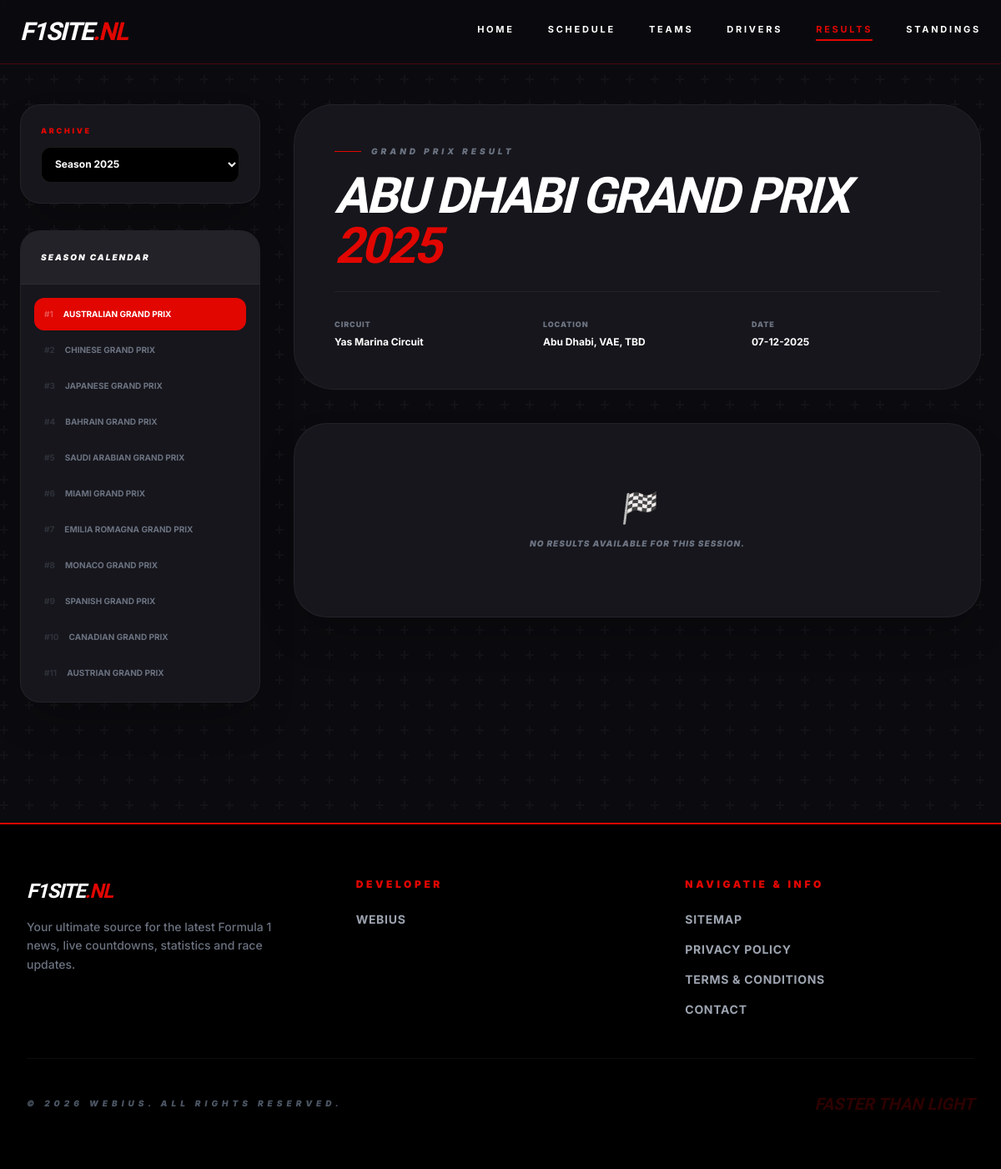
The app's page /results.php with its own data.
### tables this page shows
CREATE TABLE circuits (
    circuit_key VARCHAR(50) PRIMARY KEY,       
    title VARCHAR(100) NOT NULL,               
    grandprix VARCHAR(100) NOT NULL,           
    location VARCHAR(100) NOT NULL,            
    map_url VARCHAR(255),                      
    first_gp_year INT,                         
    lap_count INT,                             
    circuit_length_km DECIMAL(10, 3),          
    race_distance_km DECIMAL(10, 3),           
    lap_record VARCHAR(100),                   
    description TEXT,                          
    highlights TEXT                            
);

### achterkant/aanpassing/api-koppelingen/result_api.php (called while the page is built, shortened)
<?php
require_once 'db_config.php';
$selected_year = isset($_GET['year']) ? (int)$_GET['year'] : null;
$selected_round = isset($_GET['round']) ? (int)$_GET['round'] : null;
$races_in_season = [];
$race_results = [];
$available_years = [];
try {
    $stmt = $pdo->query("SELECT DISTINCT YEAR(race_datetime) AS race_year FROM circuits WHERE race_datetime IS NOT NULL ORDER BY race_year DESC");
    $available_years = $stmt->fetchAll(PDO::FETCH_COLUMN);
} catch (\PDOException $e) {
    error_log("Fout bij het ophalen van beschikbare jaren: " . $e->getMessage());
    $error_message = "Er is een probleem opgetreden bij het laden van de beschikbare jaren.";
}
if ($selected_year === null) {
    $selected_year = $available_years[0];
}
try {
    $stmt = $pdo->prepare("
        SELECT circuit_key, title, grandprix, location, race_datetime, calendar_order
        FROM circuits
        WHERE race_datetime IS NOT NULL AND YEAR(race_datetime) = :selected_year
        ORDER BY calendar_order ASC
    ");
    $stmt->bindParam(':selected_year', $selected_year, PDO::PARAM_INT);
    $stmt->execute();
    $db_races = $stmt->fetchAll(PDO::FETCH_ASSOC);
    if (!empty($db_races)) {
        foreach ($db_races as $race) {
            $races_in_season[] = [
                'round' => $race['calendar_order'],
                'raceName' => $race['grandprix'],
                'date' => $race['race_datetime'],
                'circuit_key' => $race['circuit_key']
            ];
        }
        if ($selected_round === null) {
            $latest_completed_round = 0;
            $current_date_time = new DateTime();
            foreach ($races_in_season as $race) {
                if (new DateTime($race['date']) < $current_date_time) {
                    $latest_completed_round = (int)$race['round'];
                }
            }
            $selected_round = ($latest_completed_round > 0) ? $latest_completed_round : 1;
        }
    }
} catch (\PDOException $e) {
    $error_message = "Fout bij laden kalender.";
}
try {
    if ($selected_round !== null) {
        $selected_race_db = null;
        foreach ($db_races as $race) {
            if ((int)$race['calendar_order'] === $selected_round) {
                $selected_race_db = $race;
                break;
            }
        }
        if ($selected_race_db) {
            if (empty($race_results)) {
                $race_details = [
                    'name' => $selected_race_db['grandprix'],
                    'circuit' => $selected_race_db['title'],
                    'location' => $selected_race_db['location'],
                    'country' => 'TBD',
                    'date' => $selected_race_db['race_datetime'],
                    'year' => $selected_year
                ];
            }
        }
    }
} catch (Exception $e) {
    $error_message = "Fout: " . $e->getMessage();
}

### results.php (the view, shortened to what this page needs)
<?php
require_once 'achterkant/aanpassing/api-koppelingen/result_api.php';
$available_years = $available_years ?? range(date("Y"), 1950);
$races_in_season = $races_in_season ?? [];
$selected_year = $_GET['year'] ?? date("Y");
$selected_round = $_GET['round'] ?? 1;
?>
<!DOCTYPE html>
<html lang="nl" class="scroll-smooth">
<head>
    <link href="https://unpkg.com/aos@2.3.1/dist/aos.css" rel="stylesheet">
    <script src="https://cdn.tailwindcss.com"></script>
</head>
<body class="bg-pattern">
    <header class="header-glass sticky top-0 z-50">
        <div class="max-w-7xl mx-auto px-6 py-5 flex justify-between items-center">
            <a href="index.php" class="text-3xl font-oswald font-black italic tracking-tighter text-white uppercase">F1SITE<span class="text-f1-red">.NL</span></a>
            <nav class="hidden lg:flex space-x-10 text-[11px] font-bold uppercase tracking-[0.25em]">
                <a href="index.php" class="hover:text-f1-red transition">Home</a>
                <a href="kalender.php" class="hover:text-f1-red transition">Schedule</a>
                <a href="teams.php" class="hover:text-f1-red transition">Teams</a>
                <a href="drivers.php" class="hover:text-f1-red transition">Drivers</a>
                <a href="results.php" class="text-f1-red border-b-2 border-f1-red pb-1">Results</a>
                <a href="standings.php" class="hover:text-f1-red transition">Standings</a>
            </nav>
        </div>
    </header>
    <main class="max-w-7xl mx-auto px-6 py-12">
        <div class="flex flex-col lg:flex-row gap-10">
            <aside class="hidden lg:block w-72 shrink-0 space-y-8" data-aos="fade-right">
                <div class="bg-f1-card p-6 rounded-3xl border border-white/5 shadow-2xl">
                    <form action="results.php" method="get">
                        <label class="text-[9px] font-black uppercase tracking-[0.3em] text-f1-red mb-3 block">Archive</label>
                        <select name="year" onchange="this.form.submit()" class="w-full bg-black border border-white/10 text-white p-3 rounded-xl text-xs font-bold focus:ring-1 focus:ring-f1-red cursor-pointer">
                            <?php foreach ($available_years as $year): ?>
                                <option value="<?php echo $year; ?>" <?php echo ($selected_year == $year) ? 'selected' : ''; ?>>Season <?php echo $year; ?></option>
                            <?php endforeach; ?>
                        </select>
                    </form>
                </div>
                <div class="bg-f1-card rounded-3xl border border-white/5 overflow-hidden shadow-2xl">
                    <div class="p-6 border-b border-white/5 bg-white/5">
                        <h4 class="text-[10px] font-black uppercase tracking-[0.2em] italic">Season Calendar</h4>
                    </div>
                    <nav class="p-4 space-y-1 max-h-[500px] overflow-y-auto sidebar-scroll">
                        <?php foreach ($races_in_season as $race): ?>
                            <a href="results.php?year=<?php echo $selected_year; ?>&round=<?php echo $race['round']; ?>"
                               class="flex items-center gap-3 p-3 rounded-xl text-[10px] font-bold uppercase transition-all
                               <?php echo ($selected_round == $race['round']) ? 'bg-f1-red text-white' : 'text-gray-500 hover:text-white hover:bg-white/5'; ?>">
                                <span class="opacity-30">#<?php echo $race['round']; ?></span>
                                <?php echo htmlspecialchars($race['raceName']); ?>
                            </a>
                        <?php endforeach; ?>
                    </nav>
                </div>
            </aside>
            <div class="flex-grow min-w-0">
                <?php if (!empty($error_message)): ?>
                    <div class="bg-red-500/10 border border-red-500/50 p-6 rounded-3xl text-red-500 font-bold uppercase text-xs tracking-widest italic">
                        ⚠️ <?php echo $error_message; ?>
                    </div>
                <?php else: ?>
                    <div class="bg-f1-card rounded-[3rem] p-8 md:p-12 border border-white/5 mb-10 relative overflow-hidden" data-aos="fade-down">
                        <div class="relative z-10">
                            <div class="flex items-center gap-3 mb-4">
                                <span class="w-8 h-[1px] bg-f1-red"></span>
                                <span class="text-[10px] font-black uppercase tracking-[0.4em] text-gray-500 italic">Grand Prix Result</span>
                            </div>
                            <h2 class="text-4xl md:text-6xl font-oswald font-black uppercase italic tracking-tighter leading-none mb-6">
                                <?php echo htmlspecialchars($race_details['name'] ?? ''); ?> <span class="text-f1-red"><?php echo $race_details['year'] ?? ''; ?></span>
                            </h2>
                            <div class="grid grid-cols-1 md:grid-cols-3 gap-6 pt-6 border-t border-white/5">
                                <div>
                                    <span class="text-[9px] font-black text-gray-500 uppercase tracking-widest">Circuit</span>
                                    <p class="text-xs font-bold text-white mt-1"><?php echo htmlspecialchars($race_details['circuit'] ?? 'N/A'); ?></p>
                                </div>
                                <div>
                                    <span class="text-[9px] font-black text-gray-500 uppercase tracking-widest">Location</span>
                                    <p class="text-xs font-bold text-white mt-1"><?php echo htmlspecialchars($race_details['location'] ?? ''); ?>, <?php echo htmlspecialchars($race_details['country'] ?? ''); ?></p>
                                </div>
                                <div>
                                    <span class="text-[9px] font-black text-gray-500 uppercase tracking-widest">Date</span>
                                    <p class="text-xs font-bold text-white mt-1"><?php echo isset($race_details['date']) ? (new DateTime($race_details['date']))->format('d-m-Y') : 'N/A'; ?></p>
                                </div>
                            </div>
                        </div>
                    </div>
                    <div class="bg-f1-card rounded-[2.5rem] border border-white/5 overflow-hidden shadow-2xl" data-aos="fade-up">
                        <?php if (empty($race_results)): ?>
                            <div class="p-20 text-center italic">
                                <div class="text-4xl mb-4">🏁</div>
                                <p class="text-gray-500 font-black uppercase text-[10px] tracking-widest">No results available for this session.</p>
                            </div>
                        <?php endif; ?>
                    </div>
                <?php endif; ?>
            </div>
        </div>
    </main>
    <footer class="bg-black mt-24 py-16 border-t-2 border-f1-red">
        <div class="max-w-7xl mx-auto px-6 lg:px-8">
            <div class="grid grid-cols-1 md:grid-cols-3 gap-12 text-left pb-12 border-b border-white/5">
                <div class="space-y-4 text-center md:text-left">
                    <h3 class="text-2xl font-oswald font-black text-white italic tracking-tighter uppercase">F1SITE<span class="text-f1-red">.NL</span></h3>
                    <p class="text-gray-500 text-sm font-medium leading-relaxed max-w-xs mx-auto md:mx-0">
                        Your ultimate source for the latest Formula 1 news, live countdowns, statistics and race updates.                    </p>
                </div>
                <div class="text-center md:text-left">
                    <h4 class="text-xs font-black text-f1-red mb-6 uppercase tracking-[0.3em]">Developer</h4>
                    <ul class="space-y-4">
                        <li>
                            <a href="https://www.webius.nl" target="_blank" class="text-gray-400 text-sm font-bold hover:text-white transition duration-200 block uppercase tracking-wider">Webius</a>
                        </li>
                    </ul>
                </div>
                <div class="text-center md:text-left">
                    <h4 class="text-xs font-black text-f1-red mb-6 uppercase tracking-[0.3em]">Navigatie & Info</h4>
                    <ul class="space-y-4">
                        <li><a href="sitemap.php" class="text-gray-400 text-sm font-bold hover:text-white transition duration-200 block uppercase tracking-wider">Sitemap</a></li>
                        <li><a href="privacy-en.html" class="text-gray-400 text-sm font-bold hover:text-white transition duration-200 block uppercase tracking-wider">Privacy Policy</a></li>
                        <li><a href="algemenevoorwaarden-en.html" class="text-gray-400 text-sm font-bold hover:text-white transition duration-200 block uppercase tracking-wider">Terms & Conditions</a></li>
                        <li><a href="contact.html" class="text-gray-400 text-sm font-bold hover:text-white transition duration-200 block uppercase tracking-wider">Contact</a></li>
                    </ul>
                </div>
            </div>
            <div class="pt-10 flex flex-col md:flex-row justify-between items-center gap-4 text-center md:text-left">
                <p class="text-gray-600 text-[10px] font-black uppercase tracking-[0.5em] italic">
                    &copy; <?php echo date('Y'); ?> WEBIUS. All rights reserved.
                </p>
                <div class="flex gap-6">
                    <span class="text-f1-red opacity-20 text-xl font-oswald italic font-black uppercase" aria-hidden="true">Faster than light</span>
                </div>
            </div>
        </div>
    </footer>
</body>
</html>

### results.php (style rules this page uses)
body { background-color: #0b0b0f; color: #fff; overflow-x: hidden; }
.header-glass { background: rgba(11, 11, 15, 0.9); backdrop-filter: blur(15px); border-bottom: 1px solid rgba(225, 6, 0, 0.3); }

### records on screen
circuits: calendar_order "1", grandprix "AUSTRALIAN GRAND PRIX"
circuits: calendar_order "2", grandprix "CHINESE GRAND PRIX"
circuits: calendar_order "3", grandprix "JAPANESE GRAND PRIX"
circuits: calendar_order "4", grandprix "BAHRAIN GRAND PRIX"
circuits: calendar_order "5", grandprix "SAUDI ARABIAN GRAND PRIX"
circuits: calendar_order "6", grandprix "MIAMI GRAND PRIX"
circuits: calendar_order "7", grandprix "EMILIA ROMAGNA GRAND PRIX"
circuits: calendar_order "8", grandprix "MONACO GRAND PRIX"
circuits: calendar_order "9", grandprix "SPANISH GRAND PRIX"
circuits: calendar_order "10", grandprix "CANADIAN GRAND PRIX"
circuits: calendar_order "11", grandprix "AUSTRIAN GRAND PRIX"
circuits: grandprix "ABU DHABI GRAND PRIX", title "Yas Marina Circuit", location "Abu Dhabi, VAE", race_datetime "07-12-2025"

### other values on screen
$race_details['year'] "2025"
$race_details['country'] "TBD"
